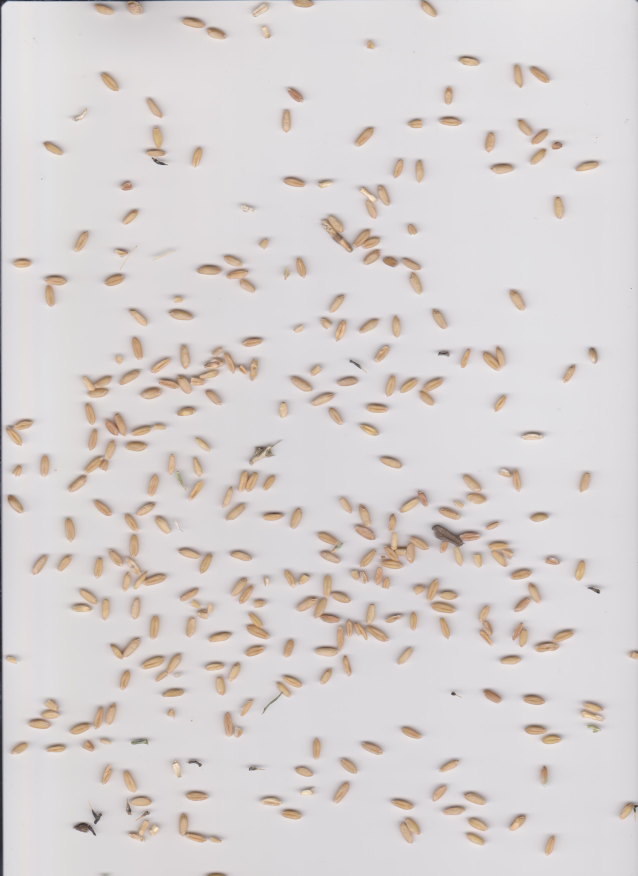
#> input picture data/1_1.jpg, 2550 x 3501 px (shown at 1/4 size)
$ jupyter execute --allow-errors main.ipynb   (shell and % lines are left out)
#> lines starting #> are read from the running program, lines starting #| are printed output that depends on the picture; after the words box and inside, x2 and y2 are one past the last pixel; in counts of white or black regions, pixels touching at a corner belong together
### dataAugmentationLib.py
import os
import cv2 as cv
import random

# [46 lines left out: functions readImagesFromDirectories, overlap, placeImage, createMaskSeed, not called in this run]

def placeImagesOnBackground(backgroundImg, wheatImages, miscImages, seedChanceRef=0.3):
    canvas = backgroundImg.copy()
    mask = backgroundImg[:, :, 1].copy()
    mask[:, :] = 0

    objects = []
    for i in range(random.randint(300, 800)):  # len(wheatImages) + len(miscImages)
        seedChance = random.randint(0, 1)
        if seedChance >= seedChanceRef:
            placeImage(random.choice(wheatImages), mask, canvas, objects)
        else:
            placeImage(random.choice(miscImages), mask, canvas, objects, False)

    return canvas, mask

### main.ipynb
[cell 1]

from IPython.core.display import HTML
#> (the rest of this cell did not finish here and is left out)

# Introduction

Welcome to a new notebook to tackle a new playground. This notebooks attempts to provide goood introductory EDA with some recommendations before modeling.

We will try making a system that can do a type of instant segmentation on wheat scanned images for a Wheat Purity Measurment system.

Thanks for reading. Don't forget to upvote if you find it useful.

* v1: inital commit

# Library Import

Some library import and some configurations of matplotlib.

[cell 2]
from time import time
from datetime import timedelta
from colorama import Fore, Style
import tensorflow as tf
from tensorflow import keras
import numpy as np
import cv2 as cv
import os
import zipfile
from io import BytesIO
from PIL import Image
import gc
from dataAugmentationLib import placeImagesOnBackground, readImagesFromDirectories
from keras.models import load_model, clone_model
from sklearn.model_selection import train_test_split
from IPython.display import clear_output

import math
import matplotlib as mpl
import matplotlib.cm as cmap
import matplotlib.colors as mpl_colors
import matplotlib.pyplot as plt
import matplotlib.ticker as ticker
import pandas as pd
import seaborn as sns
import warnings

def hex_to_rgb(h):
    h = h.lstrip('#')
    return tuple(int(h[i:i+2], 16)/255 for i in (0, 2, 4))

palette = ['#b4d2b1', '#568f8b', '#1d4a60', '#cd7e59', '#ddb247', '#d15252']
palette_rgb = [hex_to_rgb(x) for x in palette]
cmap = mpl_colors.ListedColormap(palette_rgb)
colors = cmap.colors
bg_color= '#fdfcf6'

custom_params = {
    "axes.spines.right": False,
    "axes.spines.top": False,
    'grid.alpha':0.3,
    'figure.figsize': (16, 6),
    'axes.titlesize': 'Large',
    'axes.labelsize': 'Large',
    'figure.facecolor': bg_color,
    'axes.facecolor': bg_color
}

sns.set_theme(
    style='whitegrid',
    palette=sns.color_palette(palette),
    rc=custom_params
)

warnings.simplefilter("ignore", UserWarning)

# The Data

The dataset was generated using a Canon MX330 scanner device. Each image is labeled as x_y.jpg, where x represents each instance of cleaning the scanner and scanning with a new handful of wheat, and y represents each instance of shuffling the current scanner wheat. Additionally, there is a blank.jpg, an empty scanned image used for data augmentation.

Some key aspects are:

* There is a folder named "augmented" where we will generate our synthetic data.
* There is a folder named "objects\wheat" where extracted images of wheat or miscellaneous seeds will be stored.

[cell 3]
scannedImagesNames = ["1_1.jpg", "1_2.jpg", "2_1.jpg", "3_1.jpg", "3_2.jpg"] # rest of images are kept for test
scannedImages = []
for sim in scannedImagesNames:
    scannedImages.append(cv.imread(f'data/{sim}'))

# 0. Some Tools and Functions

[cell 4]
def plotImages(images, titles=None, rows=None, cols=None):
    """
    Plot a list of images in a grid layout.

    Args:
    - images: List of images (each image should be a numpy array).
    - titles: List of titles for each image (optional).
    - rows: Number of rows in the grid (optional).
    - cols: Number of columns in the grid (optional).
    """

    if titles is not None and len(images) != len(titles):
        raise ValueError("Number of images and titles must be the same.")

    numImages = len(images)
    if rows is None and cols is None:
        # Calculate rows and columns automatically
        rows = int(math.sqrt(numImages))
        cols = math.ceil(numImages / rows)
    elif rows is None:
        # Calculate rows automatically
        rows = math.ceil(numImages / cols)
    elif cols is None:
        # Calculate columns automatically
        cols = math.ceil(numImages / rows)

    fig, axes = plt.subplots(rows, cols, figsize=(cols * 4, rows * 4))

    if (numImages>1):
        for i, ax in enumerate(axes.flat):
            if i < numImages:
                ax.imshow(cv.cvtColor(images[i], cv.COLOR_BGR2RGB))
                ax.axis('off')  # Turn off axis
                if titles is not None:
                    ax.set_title(titles[i])
            else:
                ax.axis('off')  # Turn off axis
    plt.tight_layout()
    plt.show()

def zipDirectory(directory, zipFile):
    """
    Create a zip file containing all files and directories in the given directory.

    Args:
    - directory: The directory to be zipped.
    - zipFile: The name of the zip file to create.
    """
    with zipfile.ZipFile(zipFile, 'w', zipfile.ZIP_DEFLATED) as zipf:
        for root, dirs, files in os.walk(directory):
            for file in files:
                filePath = os.path.join(root, file)
                zipf.write(filePath, os.path.relpath(filePath, directory))
def loadImagesFromZip(zip_file_path, x_train):
    with zipfile.ZipFile(zip_file_path, 'r') as zip_file:
        print(sorted(zip_file.namelist()))
        length = len(zip_file.namelist())
        print(zip_file_path, length)
        for file_name in zip_file.namelist()[0:500]: # [0:500]
            # Filter files with image extensions (you can add more extensions as needed)
            if file_name.lower().endswith(('.png', '.jpg', '.jpeg', '.gif')):
                with zip_file.open(file_name) as image_data:
                    image_bytes = BytesIO(image_data.read())
                    image = Image.open(image_bytes)
                    # image = image.convert("RGB")
                    image = np.array(image)
                    x_train.append(image)
def loadImagesFromZipSplited(zip_file_path, x_train):
    with zipfile.ZipFile(zip_file_path, 'r') as zip_file:
        print(sorted(zip_file.namelist()))
        length = len(zip_file.namelist())
        print(zip_file_path, length)
        for file_name in zip_file.namelist()[0:500]: # [0:500]
            # Filter files with image extensions (you can add more extensions as needed)
            if file_name.lower().endswith(('.png', '.jpg', '.jpeg', '.gif')):
                with zip_file.open(file_name) as image_data:
                    image_bytes = BytesIO(image_data.read())
                    image = Image.open(image_bytes)
                    # image = image.convert("RGB")
                    image = np.array(image)
                    # if len(image.shape)==3:
                    #     image = cv.cvtColor(image, cv.COLOR_RGB2GRAY)
                    dividedArrays = np.split(image, 6)
                    for array in dividedArrays:
                        # array = cv.resize(array, (596, 132))
                        x_train.append(array)
    # del zipfile

[cell 5]
plotImages(scannedImages[0:3])
#> (the call stopped at in plotImages, `fig, axes = plt.subplots(rows, cols, figsize=(cols * 4, rows * 4))`: IPython is not available in this run)

# 1. Extracting seeds and miscs with shadow
**Insights**:
- We extract objects with shadows because we require them to simulate real scanner images for our synthetic data.
- Later we will need also a filter removing this shadows.

[cell 6]
# extraction
write=True
for image in scannedImages:
    grayImage = 255 - cv.cvtColor(image, cv.COLOR_BGR2GRAY)
    _, thresholdImage = cv.threshold(grayImage, 50, 255, cv.THRESH_BINARY)

    copyImage = image.copy()
    contours, _ = cv.findContours(thresholdImage, cv.RETR_EXTERNAL, cv.CHAIN_APPROX_SIMPLE)
    cv.drawContours(copyImage, contours, -1, (255), thickness=cv.FILLED)

    if write:
        for i, contour in enumerate(contours):
            x, y, w, h = cv.boundingRect(contour)
            if w*h <10:
                continue
            roi = image[y:y+h, x:x+w]
            transparentImg = np.zeros((h, w, 4), dtype=np.uint8)
            mask = np.zeros((h, w), dtype=np.uint8)
            cv.drawContours(mask, [contour - (x, y)], 0, (255), -1)
            transparentImg[:, :, :3] = roi
            transparentImg[:, :, 3] = mask
            cv.imwrite(f"data/objects/wheat/contour_{i}.png", transparentImg)
    else:
        plotImages([image ,copyImage])
        clear_output(wait=True)
        cv.waitKey(5000)
#> this loop made 5 passes
#> pass 1, `_, thresholdImage = cv.threshold(grayImage, 50, 255, cv.THRESH_BINARY)`:
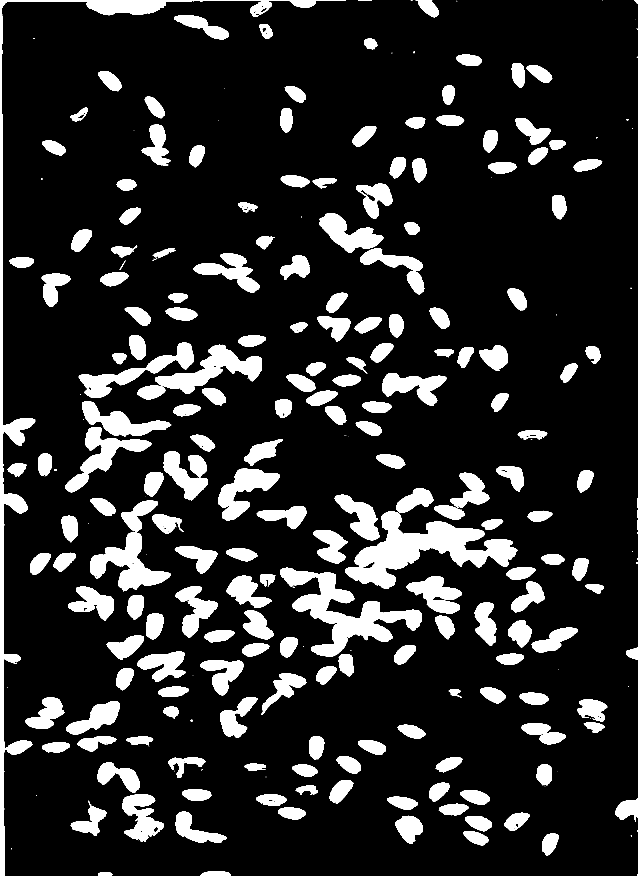
#> thresholdImage: shape (3501, 2550) (shown at 1/4 size); 15.1% white; 332 white regions (121 under 20 px), largest, box (x1, y1, x2, y2) and area: (0, 0, 1384, 3501) 80824, (1380, 2046, 2069, 2356) 80408, (1120, 2271, 1688, 2626) 63314
#> after the loop:
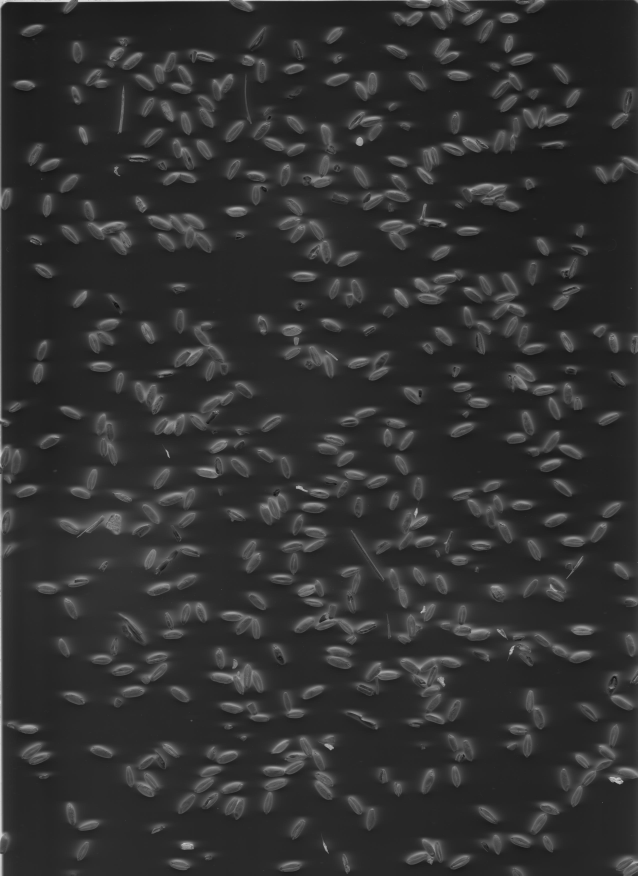
#> grayImage: shape (3501, 2550) (shown at 1/4 size); min 11, max 228, mean 49.4
#> after the loop:
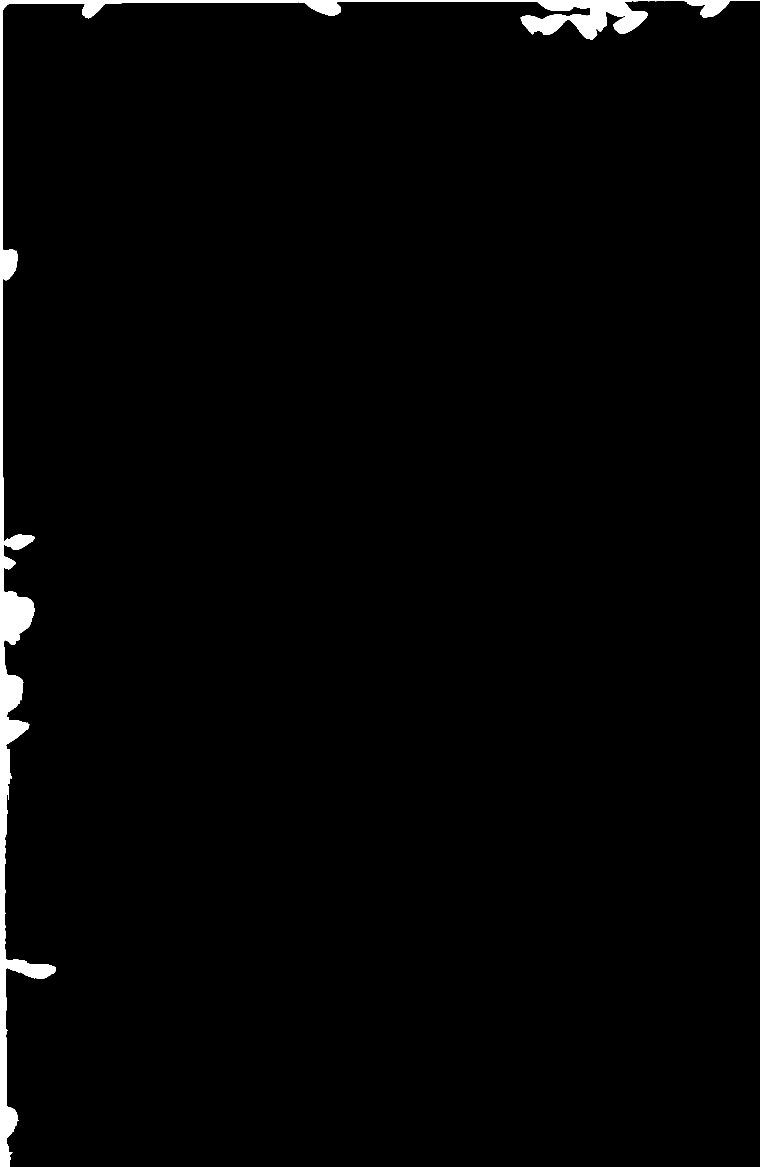
#> mask: shape (3501, 2280) (shown at 1/3 size); 1.6% white; 1 white region, box (x1, y1, x2, y2) and area: (0, 0, 2280, 3501) 126124
#> after the loop: thresholdImage: shape (3501, 2550); 26.9% white; 610 white regions (365 under 20 px), largest, box (x1, y1, x2, y2) and area: (1160, 2023, 2387, 2666) 178378, (0, 0, 2280, 3501) 125794, (208, 1942, 832, 2304) 111375
#> after the loop:
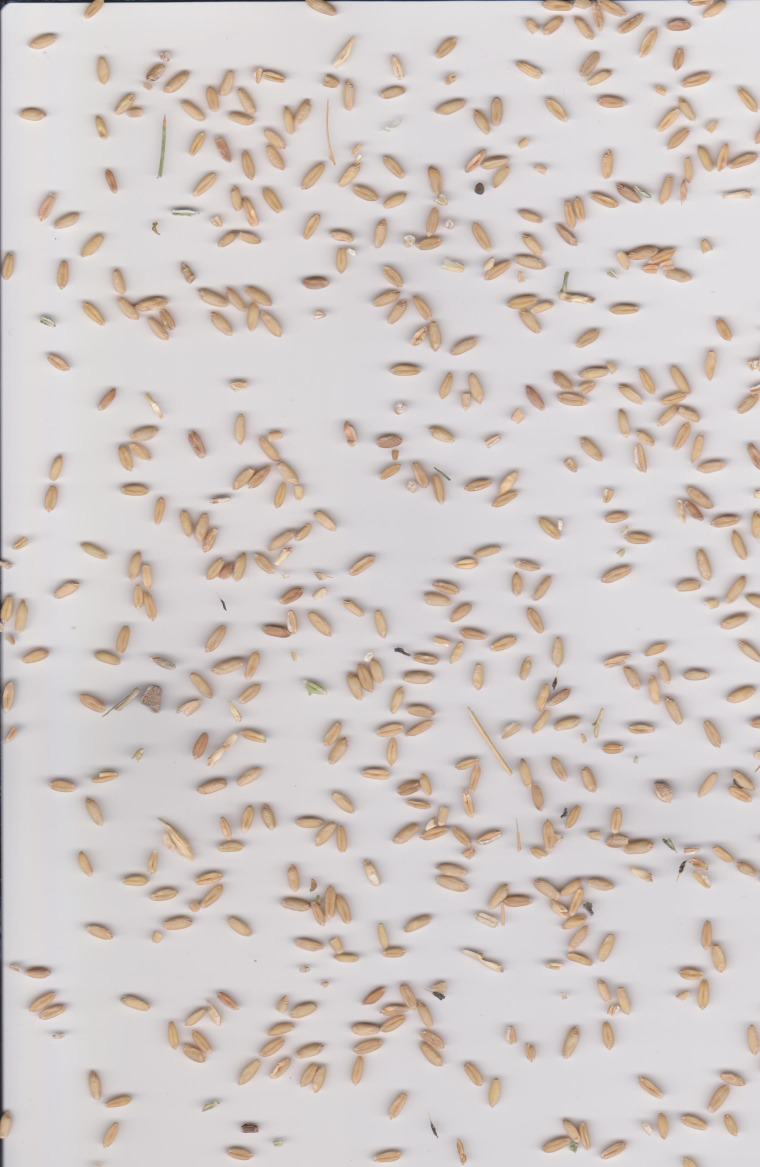
#> transparentImg: shape (3501, 2280, 4) (shown at 1/3 size); mean B, G, R, A 200.4, 203, 210.5, 4

# 2. Classifing seeds and miscs in directories
### there is also pre-classified data as "seeds.zip" and "miscs.zip" so you can skip this step
**Insights**:
- I have Provided you a simple tool for classifying this images but a recommend you to do it by hand go to directory and drag and drop images(change folder view items to large icons) in two directories, i took me 5 minutes to classify this data.

#> (a cell that did not finish here is left out)

[cell 8]
zipDirectory('data/objects/wheat/seeds', 'data/objects/wheat/seeds.zip')
zipDirectory('data/objects/wheat/miscs', 'data/objects/wheat/miscs.zip')

# 3. Generate Synetic data of scanned images
### We generate 60,000 pieces of data from the extracted objects with shadows
**Insights**:
- Alongside, we create a mask to serve as y_train..
- I created a "dataAugmentationLib.py" that imported first for generating this synethic data
- The mask undergoes shadow removal around objects, as described in the "Shadow elimination" section of this paper: https://www.researchgate.net/publication/262561060_Toward_an_automatic_wheat_purity_measuring_device_A_machine_vision-based_neural_networks-assisted_imperialist_competitive_algorithm_approach
- In the mask, seeds are represented as 1 and miscellaneous items as 0.5.
- each synethic scanned image is splited to six equal images vertically(because of gpu memory limitations), so we generate 10000.

[cell 9]
background_img = cv.imread("./data/blank.jpg") - 24
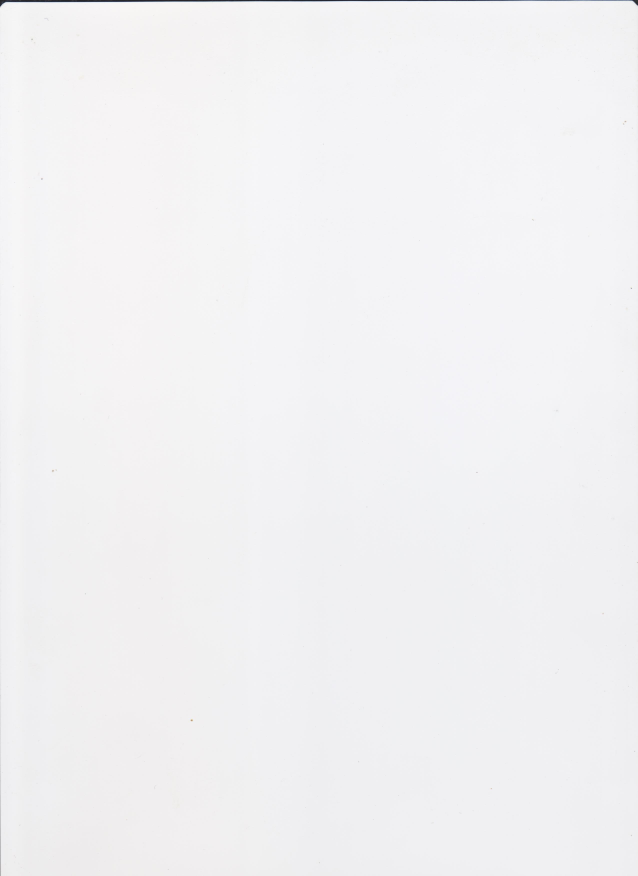
#> input picture data/blank.jpg, 2550 x 3501 px (shown at 1/4 size)
wheat_images, misc_images = [], []
loadImagesFromZip('data/objects/wheat/seeds.zip', wheat_images)
loadImagesFromZip('data/objects/wheat/miscs.zip', misc_images)

### this may take long, took me 10 minutes

[cell 10]
IMAGE_SHAPE = (600, 816)
IMAGE_SHAPE_OUT = (600, 136)
visualization = True
#> (the rest of this cell did not finish here and is left out)

#> (a cell that did not finish here is left out)

[cell 12]
zipDirectory('data/augmented/image', 'data/augmented/image.zip')
zipDirectory('data/augmented/mask', 'data/augmented/mask.zip')

# 4. Train Model
### The number and size of data must be customized based on your PC specifications.
**specs**:
- Nvidia GeForce GTX 1660 Ti
- Intel® Core™ i7-4790K
- 16 Gigabytes of DDR3 Memory

[cell 13]
x_train, y_train = [], []
x_test, y_test = [], []

#> (a cell that did not finish here is left out)

loadImagesFromZipSplited('./data/augmented/mask.zip', y_train)

[cell 15]
def data_generator(datax, datay, batch_size=1000):
    num_samples = len(datax)
    num_batches = (num_samples + batch_size - 1) // batch_size

    while True:
        # np.random.shuffle(datax)
        # np.random.shuffle(datay)
        # Generate and yield batches
        for i in range(num_batches):
            start_idx = i * batch_size
            end_idx = min((i + 1) * batch_size, num_samples)
            batch_data_x = np.array(datax[start_idx:end_idx], dtype=np.float32)/255
            batch_data_y = np.array(datay[start_idx:end_idx], dtype=np.float32)/255

            # batch_data_x = tf.convert_to_tensor(datax[start_idx:end_idx], np.float32)
            # batch_data_y = tf.convert_to_tensor(datax[start_idx:end_idx], np.float32)
            yield batch_data_x, batch_data_y

#> (a cell that did not finish here is left out)

[cell 17]
train_gen = data_generator(x_train, y_train, batch_size=100)
test_gen = data_generator(x_test, y_test, batch_size=100)

#> (a cell that did not finish here is left out)

#> (a cell that did not finish here is left out)

#> (a cell that did not finish here is left out)

### You can also load my model if you cant do training

#> (a cell that did not finish here is left out)

# 4. Test Final Model

### Test on synethic data

#> (a cell that did not finish here is left out)

### Test on Real Scanned data + Purity measurement
#### Purity measurement is calculated with Wheat mass percentage green/(red+green)

[cell 23]
image = cv.imread('./data/3_2.jpg')
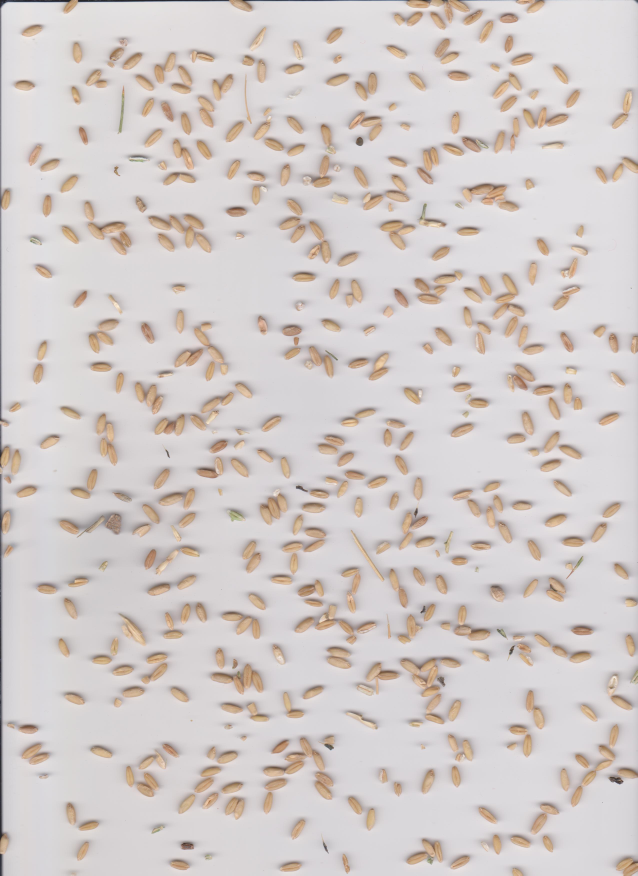
#> input picture data/3_2.jpg, 2550 x 3501 px (shown at 1/4 size)
#> image is the input picture: shape (3501, 2550, 3); mean B, G, R 201.4, 203.7, 211
image = image.astype('float32')/255
image = cv.cvtColor(image, cv.COLOR_BGR2RGB)
image = np.array([cv.resize(image, (600, 816))])

image1 = image.copy()
image2 = image1.copy()
print(image2.shape)
#| (1, 816, 600, 3)
image2 = cv.cvtColor(image2[0], cv.COLOR_RGB2BGR)
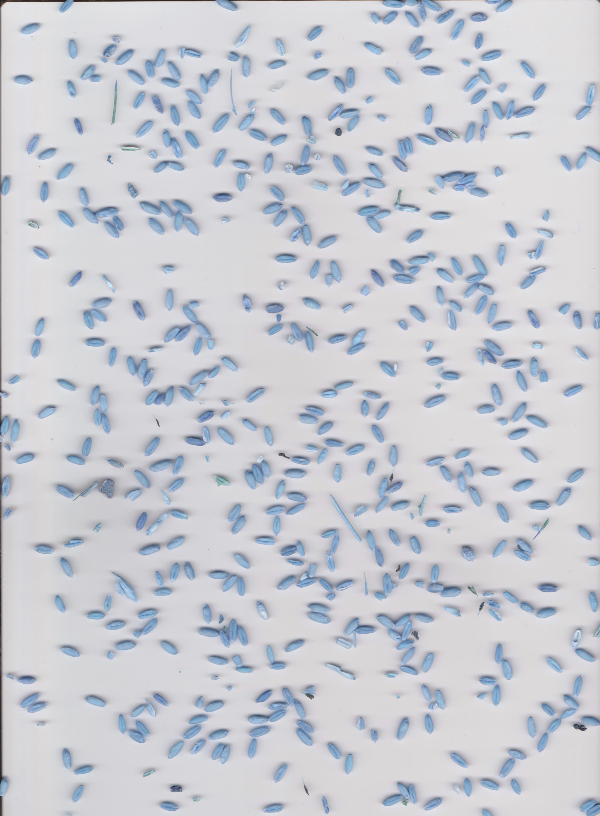
#> image2: shape (816, 600, 3) float32; mean R, G, B 0.789, 0.799, 0.826

images = np.split(image[0], 6)
#> (the rest of this cell did not finish here and is left out)
